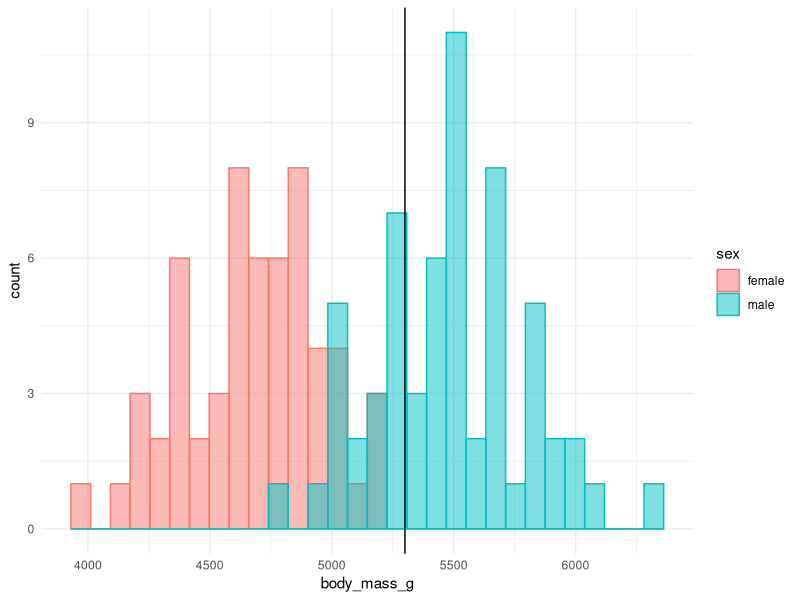
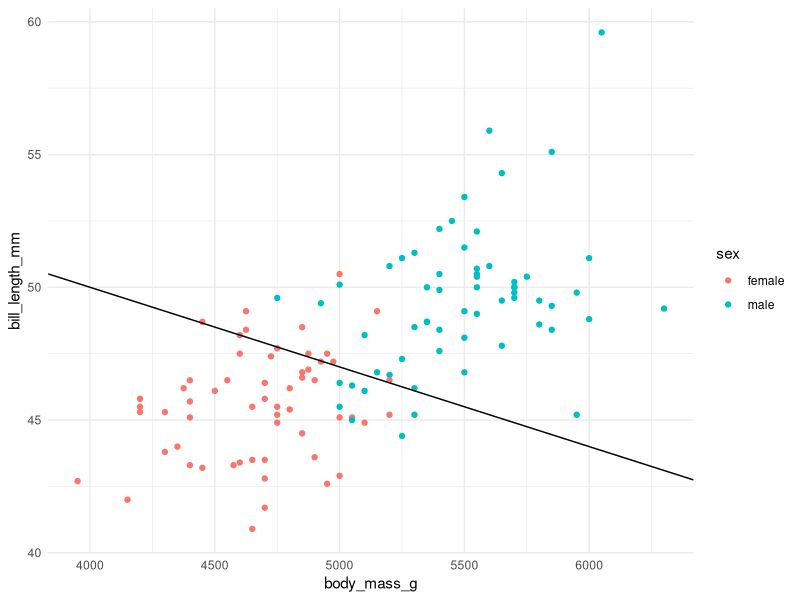

The R source for these figures, in order:
## ---- chunk 1
knitr::opts_chunk$set(echo = TRUE)
## ---- chunk 2

require(tidyverse)
require(palmerpenguins)
# penguins %>% 
#   filter(species == "Gentoo") %>% 
#   drop_na() %>% 
#   ggplot(mapping = aes(x=body_mass_g, y=bill_length_mm, color=sex)) + 
#   geom_point() +
#   geom_vline(xintercept = 5300) + 
#   theme_minimal()


penguins %>% 
  filter(species == "Gentoo") %>% 
  drop_na() %>% 
  ggplot(mapping = aes(x=body_mass_g, fill=sex, color=sex)) + 
  geom_histogram(position="identity", alpha=0.5) +
  geom_vline(xintercept = 5300) + 
  theme_minimal()


## ---- chunk 3
require(tidyverse)
require(palmerpenguins)

penguins %>% 
  filter(species == "Gentoo") %>% 
  drop_na() %>% 
  ggplot(mapping = aes(x=body_mass_g, y=bill_length_mm, color=sex)) + 
  geom_point() +
  geom_abline(intercept = 62, slope = -0.003) +
  theme_minimal()
